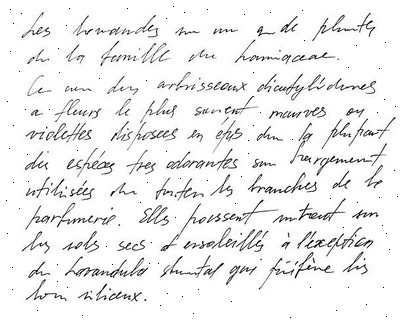
#> input picture CIE/8.jpg, 407 x 325 px
$ python q32.py
#> lines starting #> are read from the running program, lines starting #| are printed output that depends on the picture; after the words box and inside, x2 and y2 are one past the last pixel; in counts of white or black regions, pixels touching at a corner belong together
#!/usr/bin/env python3
# -*- coding: utf-8 -*-
"""
Created on Mon Oct 30 12:16:07 2023

@author: Kalash Shah
"""

import cv2
import numpy as np

# read the image
img = cv2.imread("8.jpg", 0)
#> img is the input picture: shape (325, 407); min 0, max 255, mean 240.3

# binarize the image
binary_image = cv2.threshold(img, 0, 255, cv2.THRESH_BINARY+cv2.THRESH_OTSU)[1]
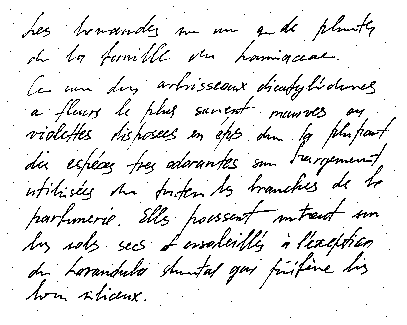
#> binary_image: shape (325, 407); 92.3% white; black in thin lines or dots
binary_image = cv2.bitwise_not(binary_image)
#> binary_image: shape (325, 407); 7.7% white in thin lines or dots


# define the kernel
kernel = np.ones((3, 3), np.uint8)

# opening the image
binary_image = cv2.morphologyEx(binary_image, cv2.MORPH_CLOSE,kernel, iterations=2)
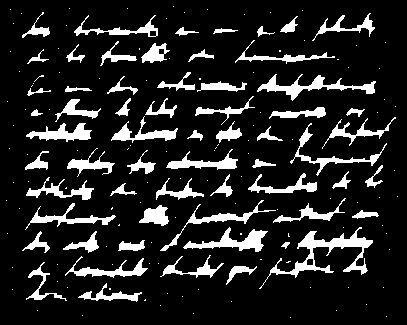
#> binary_image: shape (325, 407); 13.7% white; 171 white regions (110 under 20 px), largest, box (x1, y1, x2, y2) and area: (259, 227, 373, 289) 1371, (257, 74, 376, 101) 864, (183, 227, 268, 252) 771

# Apply component labeling
num_labels, labels, stats, centroids = cv2.connectedComponentsWithStats(binary_image, connectivity=8)
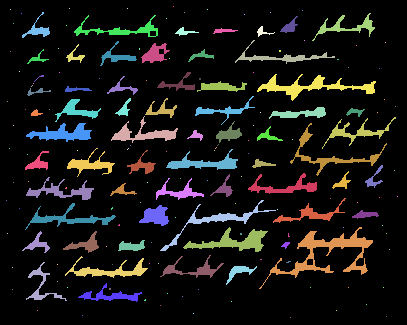
#> labels: shape (325, 407) int32; 172 distinct labels, from 0 to 171; one colour per label, 0 black
#> num_labels = 172; stats = 172 rows, first 6: [0, 0, 407, 325, 114096], [173, 6, 1, 1, 1], [10, 9, 1, 1, 1], [69, 8, 1, 1, 1], [127, 8, 1, 1, 1], [207, 9, 1, 1, 1]; centroids = 172 pairs, first value 6 to 397, second value 6 to 317

# Create a random color map for labeling visualization
color_map = np.random.randint(0, 255, size=(num_labels, 3), dtype=np.uint8)
#> color_map = 172 rows, first 8: [172, 10, 127], [140, 47, 170], [196, 151, 117], [166, 22, 183], [192, 204, 33], [216, 67, 179], [78, 154, 251], [82, 162, 219]

# Create an output image for visualization
output_image = np.zeros((binary_image.shape[0], binary_image.shape[1], 3), dtype=np.uint8)

# Visualize labeled components
for label in range(1, num_labels):
    output_image[labels == label] = color_map[label]
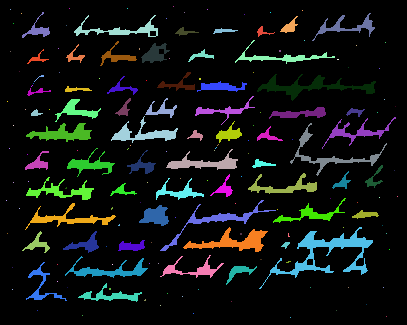
#> output_image: shape (325, 407, 3); mean of channels 0, 1, 2 18.7, 19.8, 16.1; drawn as B, G, R

res = num_labels - 1;
#> res = 171
out = "Labeled Image, Words = " + str(res)
#> out = 'Labeled Image, Words = 171'

# Display the labeled image
cv2.imshow('Binary Image', binary_image)
cv2.imshow(out, output_image)
cv2.waitKey(0)
cv2.destroyAllWindows()

# Print the number of labels (excluding background label 0)
print("Number of labels:" , num_labels - 1)
#| Number of labels: 171

$ run again, with CIE/10.jpg copied over CIE/8.jpg
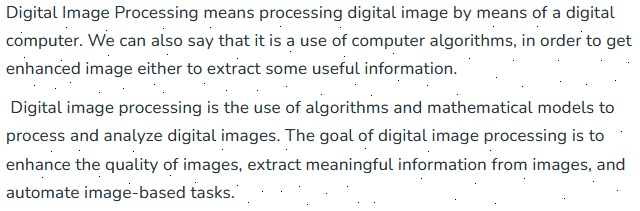
#> input picture CIE/10.jpg, 640 x 211 px
#> `num_labels, labels, stats, centroids = cv2.connectedComponentsWithStat..`:
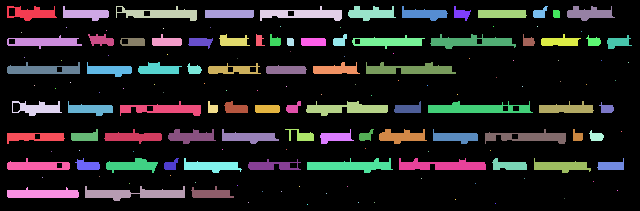
#> labels: shape (211, 640) int32; 154 distinct labels, from 0 to 153; one colour per label, 0 black
#> num_labels = 154; stats = 154 rows, first 6: [0, 0, 640, 211, 108724], [7, 6, 50, 15, 428], [63, 6, 46, 15, 394], [116, 6, 81, 15, 599], [260, 6, 82, 15, 649], [348, 6, 48, 15, 437]; centroids = 154 pairs, first value 21 to 628, second value 12.69 to 204
#> color_map = 154 rows, first 8: [172, 10, 127], [140, 47, 170], [196, 151, 117], [166, 22, 183], [192, 204, 33], [216, 67, 179], [78, 154, 251], [82, 162, 219]
#> after the loop `for label in range(1, num_labels):`:
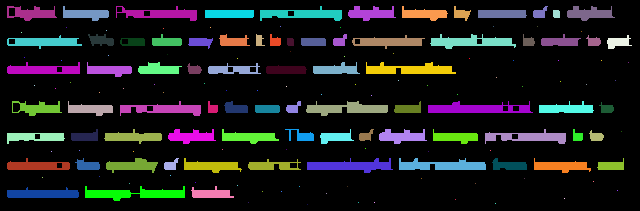
#> output_image: shape (211, 640, 3); mean of channels 0, 1, 2 27.3, 26.6, 25.7; drawn as B, G, R
#> res = 153
#> out = 'Labeled Image, Words = 153'
#| Number of labels: 153
